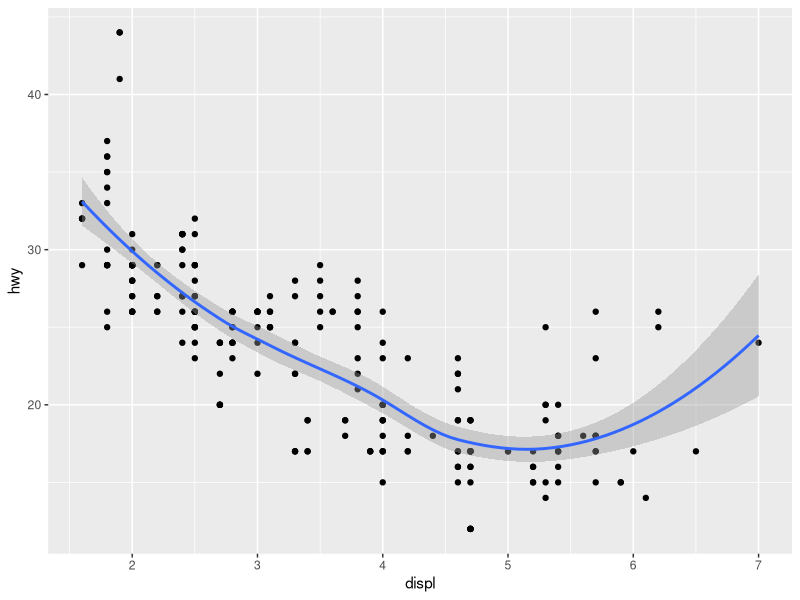
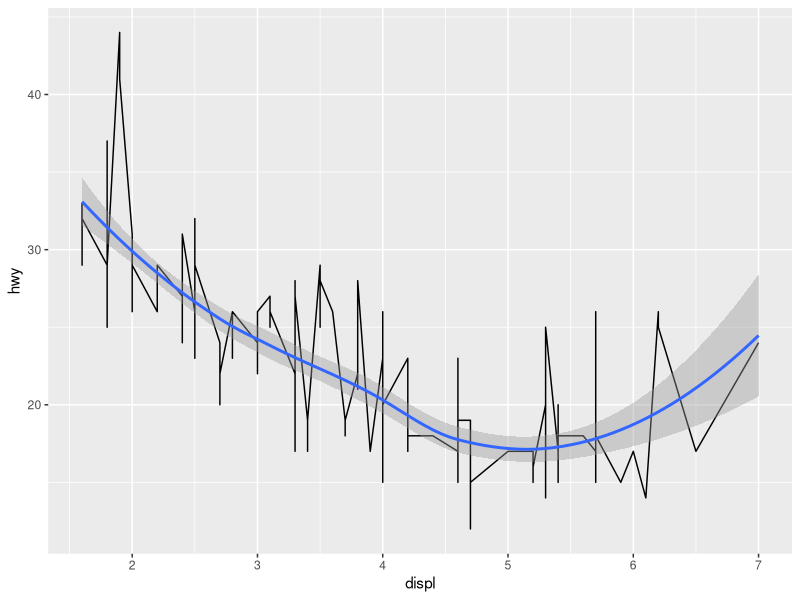

Recreate these plots in R, in order.
## ---- chunk 1
library(tidyverse)
## ---- chunk 2
ggplot(data = mpg) + 
  geom_point(mapping = aes(x = displ, y = hwy)) +
  geom_smooth(mapping = aes(x = displ, y = hwy))
## ---- chunk 3
ggplot(data = mpg) + 
  geom_line(mapping = aes(x = displ, y = hwy)) +
  geom_smooth(mapping = aes(x = displ, y = hwy))
